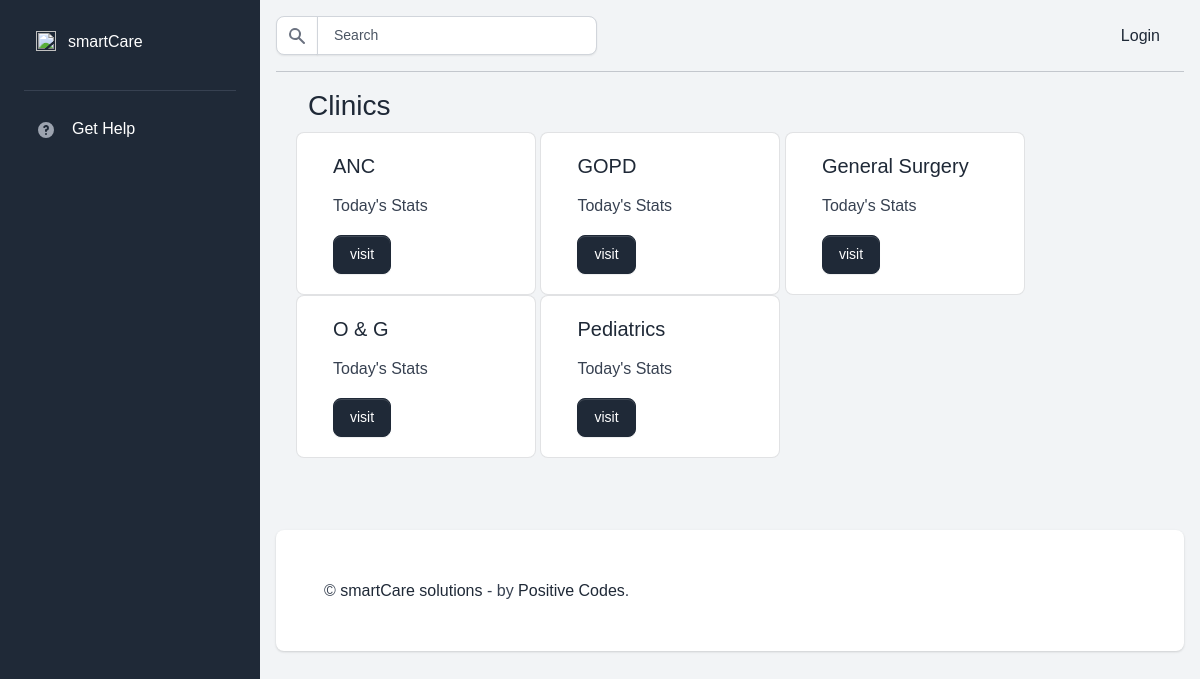
/location/clinic/, run on the app's committed database.
### locations/models.py (models this page shows, shortened)
class Clinic(models.Model):
    clinic          = models.CharField(max_length=100, blank=False, null=False)
    female_only     = models.BooleanField(default=False)
    date_created    = models.DateField(auto_now_add=True, auto_now=False)
    updated         = models.DateField(auto_now_add=False, auto_now=True)
    active          = models.BooleanField(default=True)
    created_by      = models.CharField(max_length=30, blank=True, null=True)
    class Meta:
        ordering = ('clinic', )

### locations/views.py (the view)
# urls.py: path('clinic/', clinic_view, name='clinic_view'),
def clinic_view(request):
    clinics = Clinic.objects.filter(active=True).order_by('clinic')
    tempplate = "location/clinic.html"
    context = {"clinics": clinics}
    return render(request, tempplate, context)

### templates/location/clinic.html (shortened to what this page needs)
{% extends "layouts/base.html" %}
{% block content %}
<div class="container">
    <div class="container">
        <div class="row col-md-12">
            <h3>Clinics</h3>
            {% for clinic in clinics %}
                <div class="card" style="width: 15rem;">
                    <div class="card-body">
                    <h5 class="card-title">{{ clinic.clinic }}</h5>
                    <p class="card-text">Today's Stats</p>
                    <a href="{% url 'clinic_visits_display' id=clinic.id %}" class="btn btn-primary">visit</a>
                    </div>
                </div>&nbsp;
            {% endfor %}
        </div>
    </div>
</div>
{% endblock %}

### data on the page
Clinic: clinic "ANC"
Clinic: clinic "GOPD"
Clinic: clinic "General Surgery"
Clinic: clinic "O & G"
Clinic: clinic "Pediatrics"
